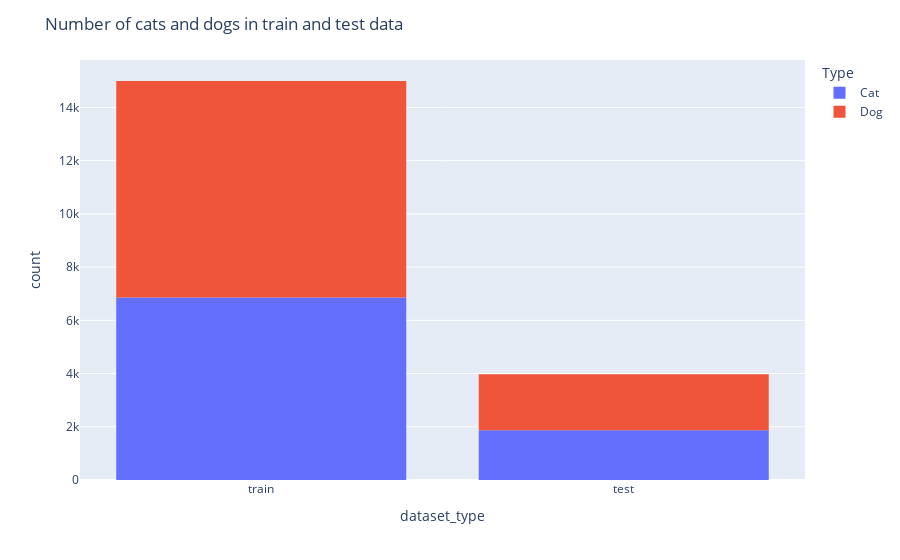

Notebook cell for this chart:
### Markdown cell above
### Type
1 - Dog, 2 - Cat

### Code cell
all_data['Type'] = all_data['Type'].apply(lambda x: 'Dog' if x == 1 else 'Cat')
fig = px.histogram(all_data, x='dataset_type', color='Type')
fig.update_layout(title='Number of cats and dogs in train and test data')
fig.show()

### Figure 1 — Plotly figure (JSON) as saved in the notebook; plotly's stock layout.template omitted (floating-point values rounded to 4 significant figures; data arrays with more than 128 entries replaced by an {"elided": "..."} marker saying what was removed)
{"data": [{"alignmentgroup": "True", "bingroup": "x", "hovertemplate": "Type=Cat<br>dataset_type=%{x}<br>count=%{y}<extra></extra>", "legendgroup": "Cat", "marker": {"color": "#636efa", "pattern": {"shape": ""}}, "name": "Cat", "offsetgroup": "Cat", "orientation": "v", "showlegend": true, "type": "histogram", "x": {"elided": "8733 str values"}, "xaxis": "x", "yaxis": "y"}, {"alignmentgroup": "True", "bingroup": "x", "hovertemplate": "Type=Dog<br>dataset_type=%{x}<br>count=%{y}<extra></extra>", "legendgroup": "Dog", "marker": {"color": "#EF553B", "pattern": {"shape": ""}}, "name": "Dog", "offsetgroup": "Dog", "orientation": "v", "showlegend": true, "type": "histogram", "x": {"elided": "10232 str values"}, "xaxis": "x", "yaxis": "y"}], "layout": {"barmode": "relative", "legend": {"title": {"text": "Type"}, "tracegroupgap": 0}, "margin": {"t": 60}, "title": {"text": "Number of cats and dogs in train and test data"}, "xaxis": {"anchor": "y", "domain": [0, 1], "title": {"text": "dataset_type"}}, "yaxis": {"anchor": "x", "domain": [0, 1], "title": {"text": "count"}}}}
